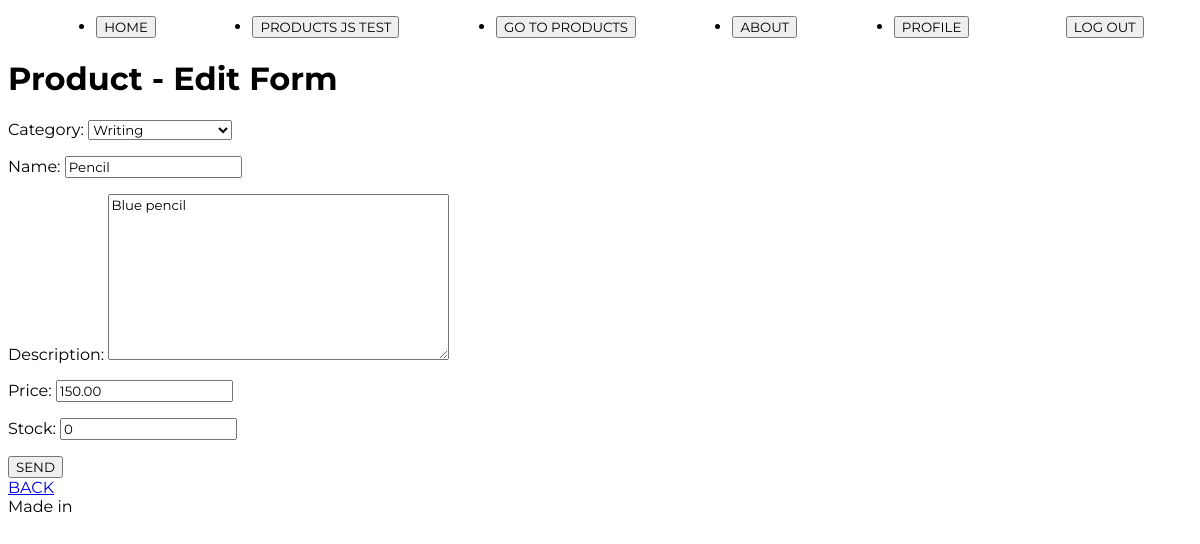
The app's page /product/product/update/5 (signed in) with its own data.
### product/models.py (models this page shows, shortened)
class Product(models.Model):
    category=models.ForeignKey(Category, on_delete=models.CASCADE, null=True, blank=True, verbose_name='category')
    name = models.CharField(max_length=150, db_index=True) #facilita la búsqueda en la BD
    description = models.TextField(blank=True, null=True, verbose_name='Description') #blank: el campo puede dejarse vacío cuando es True
    price = models.DecimalField(max_digits=10, decimal_places=2)
    stock = models.PositiveIntegerField()
    class Meta: #Se utiliza para definir opciones de configuración adicionales de un modelo
        unique_together = ('category', 'name') #la combinación de los campos debe ser única en la BD
        verbose_name = 'Product' #Define el nombre singular legible del modelo (también usado en el panel de ADMIN)
        verbose_name_plural = 'Products' #Define el nombre plurar legible del modelo (también usado en el panel de ADMIN)

class Category(models.Model):
    name = models.CharField(max_length=255, unique=True)
    description = models.TextField(blank=True, null=True, verbose_name='Description')
    def __str__(self):
        return self.name
    class Meta:
        verbose_name = 'Product categories'

### product/views_models/product.py (the view)
# urls.py: path('product/update/<int:pk>', product.ProductUpdateView.as_view(), name='product_update'),
class ProductUpdateView(UpdateView):
    model = models.Product
    form_class = forms.ProductForm
    template_name = 'product/Product_crud/product_form.html'
    success_url = reverse_lazy('product:product_list')

### product/forms.py (shortened to what this page needs)
class ProductForm(forms.ModelForm):
    class Meta:
        model = models.Product
        fields = ['category','name', 'description', 'price', 'stock']

### product/templates/product/Product_crud/product_form.html (shortened to what this page needs)
{% extends 'core/base.html' %}
{% block content %}
    {% if form.instance.pk%}
        <h1>Product - Edit Form</h1>
    {% else %}
        <h1>Register - Create Form</h1>
    {% endif %}
    <form method="post">
        {{ form.as_p }}
        <button type="submit">SEND</button>
    </form>
    <a href="{% url 'product:product_list' %}">BACK</a>
{% endblock content %}

### core/static/core/css/styles.css (style rules this page uses)
* { font-family: 'Montserrat', sans-serif; }

### records on screen
Product: category "Writing", description "Blue pencil", price "150.00", stock "0"
Category: name "Pencil"
